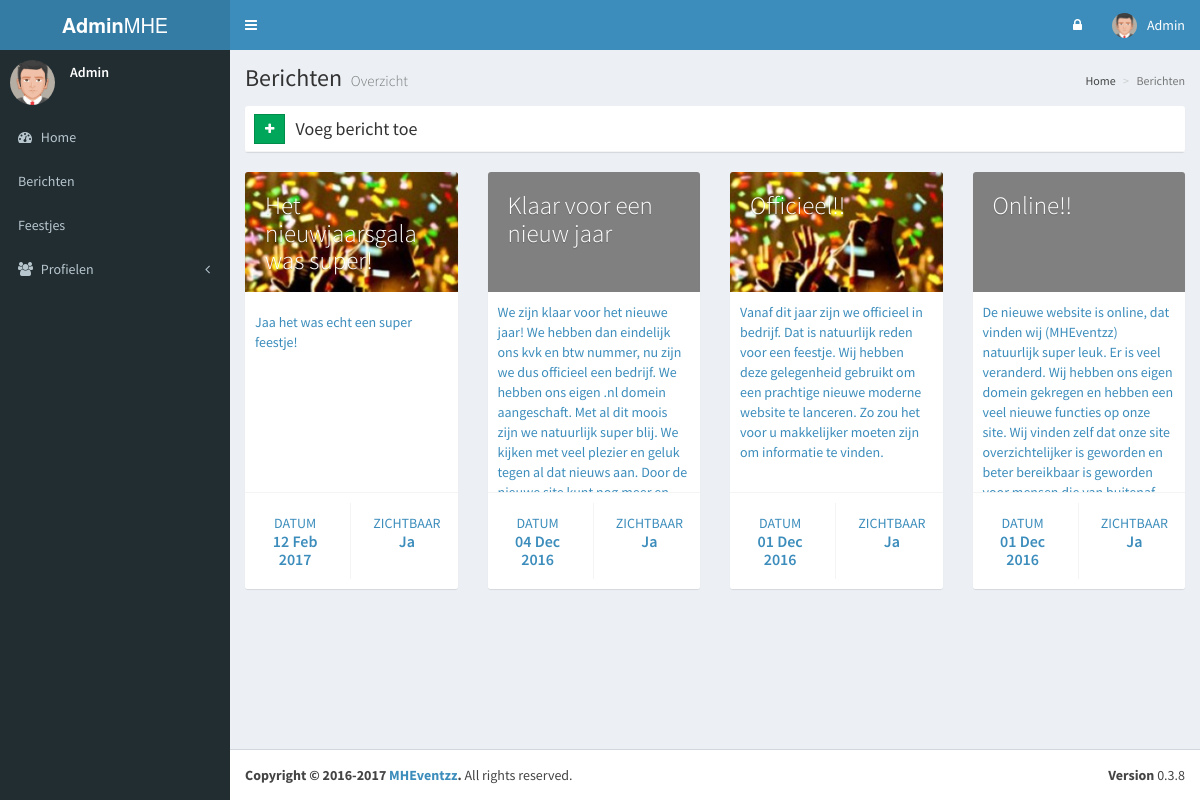
Screenshot of /admin/newsitems.php (signed in) with the database file from the repository.
### tables this page shows
CREATE TABLE IF NOT EXISTS `posts` (
  `post_id` int(11) NOT NULL AUTO_INCREMENT,
  `category_id` int(1) NOT NULL,
  `post_title` varchar(255) NOT NULL,
  `post_content` text NOT NULL,
  `post_by` int(11) NOT NULL,
  `post_date` date NOT NULL,
  `post_visible` int(11) NOT NULL,
  `post_img` varchar(300) NOT NULL,
  PRIMARY KEY (`post_id`)
);

### admin/newsitems.php (the view, shortened to what this page needs)
<?php
include "top.php";
?>
  <div class="content-wrapper">
    <section class="content-header">
      <h1>
        Berichten
        <small>Overzicht</small>
      </h1>
      <ol class="breadcrumb">
        <li><a href="index.php"><i class="ion ion-android-textsms"></i> Home</a></li>
        <li class="active">Berichten</li>
      </ol>
    </section>
    <section class="content">
        <div class="row">
            <div class="col-xs-12">
                <div class="nav-tabs-custom">
                    <ul class="nav nav-tabs">
                        <li>
                            <form action="newsitem.php?item=new" method="POST">
                                <button type="submit" class="btn btn-success btn-flat btn-sm" style="margin: 5px; margin-bottom: 9px; margin-left: 9px;">
                                    <i class="fa fa-plus"></i>
                                </button>
                            </form>
                        </li>
                        <li>
                            <h4>Voeg bericht toe</h4>
                        </li>
                    </ul>
                </div>
            </div>
        </div>
          <?php
            $SQL = "SELECT *, DATE_FORMAT(post_date,'%d %b %Y') AS date FROM posts ORDER BY post_date DESC";
            $col_number = 1;
            $result = $connweb->query($SQL);
            while($row = mysqli_fetch_assoc($result)){
                if($col_number == 1){
                    echo "<div class='row row-eq-height'>";
                }
                echo "<a href='newsitem.php?item=" . $row['post_id'] . "'><div class='col-md-3 col-sm-6'>";
                    echo "<div class='box box-widget widget-user'>";
                        echo "<div class='widget-user-header bg-black' style='background: rgb(128,128,128) ";
                            if(!empty($row['post_img'])){
                                echo "url(\"../" . $row['post_img'] . "\") center center ";
                            }
                        echo "!important;'>";
                            echo "<h3 class='widget-user-username'>" . $row['post_title'] . "</h3>";
                        echo "</div>";
                        echo "<div class='box-body message-box'>";
                            echo "<div class='row'>";
                                echo "<div class='col-xs-12'><p>" . htmlspecialchars_decode($row['post_content']) . "</p></div>";
                            echo "</div>";
                        echo "</div>";
                        echo "<div class='box-footer' style='padding-top: 10px!important;'>";
                            echo "<div class='row'>";
                                echo "<div class='col-sm-6 border-right'>";
                                    echo "<div class='description-block'>";
                                        echo "<span class='description-text'>Datum</span>";
                                        echo "<h5 class='description-header'>" . $row['date'] . "</h5>";
                                    echo "</div>";
                                echo "</div>";
                                echo "<div class='col-sm-6'>";
                                    echo "<div class='description-block'>";
                                        echo "<span class='description-text'>Zichtbaar</span>";
                                        echo "<h5 class='description-header'>";
                                            if($row['post_visible'] == 1){
                                                echo "Ja";
                                            }else{
                                                echo "Nee";
                                            }
                                        echo "</h5>";
                                    echo "</div>";
                                echo "</div>";
                            echo "</div>";
                        echo "</div>";
                    echo "</div>";
                echo "</div></a>";
                if($col_number == 4){
                    echo "</div>";
                    $col_number = 0;
                }
                $col_number++;
            }
          ?>
    </section>
  </div>
<?php
include "bottom.php";
?>

### rows the page displays
posts: post_img (picture), post_title "Het nieuwjaarsgala was super!", post_content "Jaa het was echt een super feestje!", date "12 Feb 2017", post_visible "Ja"
posts: post_title "Klaar voor een nieuw jaar", post_content "We zijn klaar voor het nieuwe jaar! We hebben dan eindelijk ons kvk en btw nummer, nu zijn we dus officieel een bedrijf. We hebben ons eigen .nl domein aangeschaft. Met al dit moois zijn we natuurlijk super blij. We kijken met veel plezier en geluk tegen al dat nieuws aan. Door de…", date "04 Dec 2016", post_visible "Ja"
posts: post_img (picture), post_title "Officieel!!", post_content "Vanaf dit jaar zijn we officieel in bedrijf. Dat is natuurlijk reden voor een feestje. Wij hebben deze gelegenheid gebruikt om een prachtige nieuwe moderne website te lanceren. Zo zou het voor u makkelijker moeten zijn om informatie te vinden.", date "01 Dec 2016", post_visible "Ja"
posts: post_title "Online!!", post_content "De nieuwe website is online, dat vinden wij (MHEventzz) natuurlijk super leuk. Er is veel veranderd. Wij hebben ons eigen domein gekregen en hebben een veel nieuwe functies op onze site. Wij vinden zelf dat onze site overzichtelijker is geworden en beter bereikbaar is geworden…", date "01 Dec 2016", post_visible "Ja"

### other values shown
$_SESSION['user_name'] "Admin"
